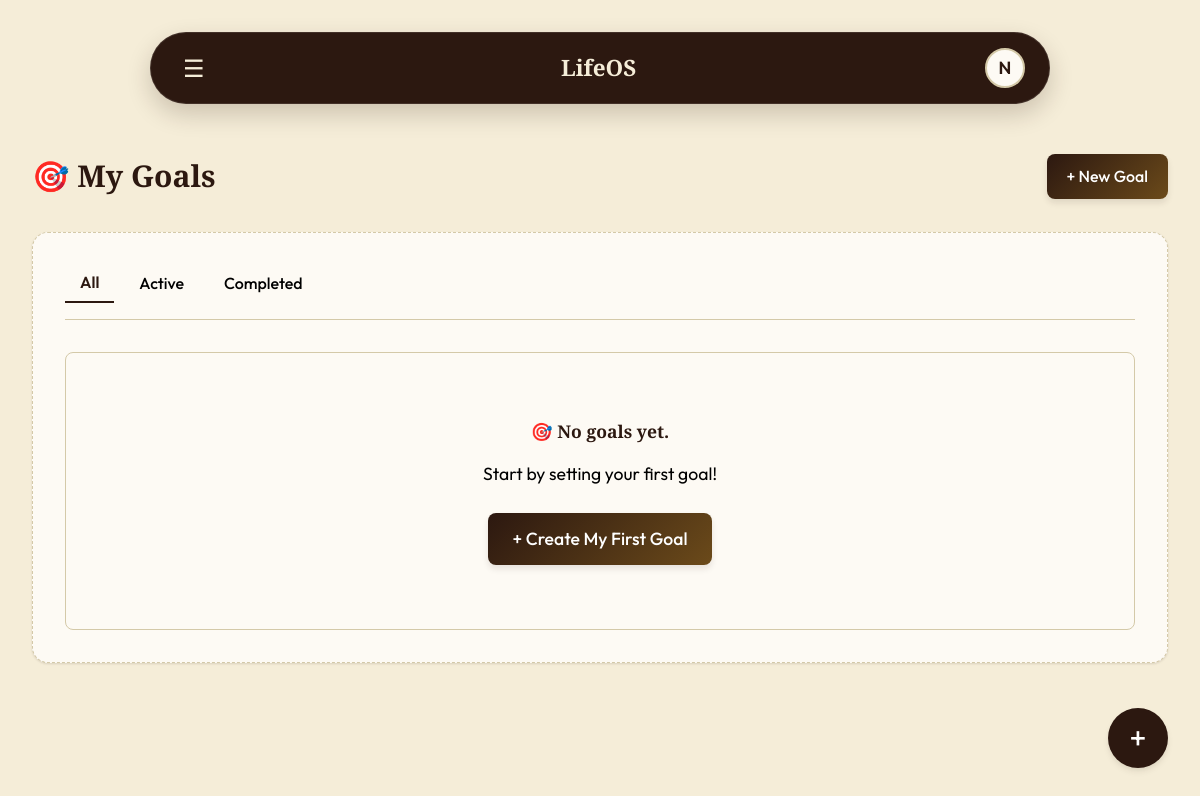
Page /goals/ (signed in) on the earlier database version.
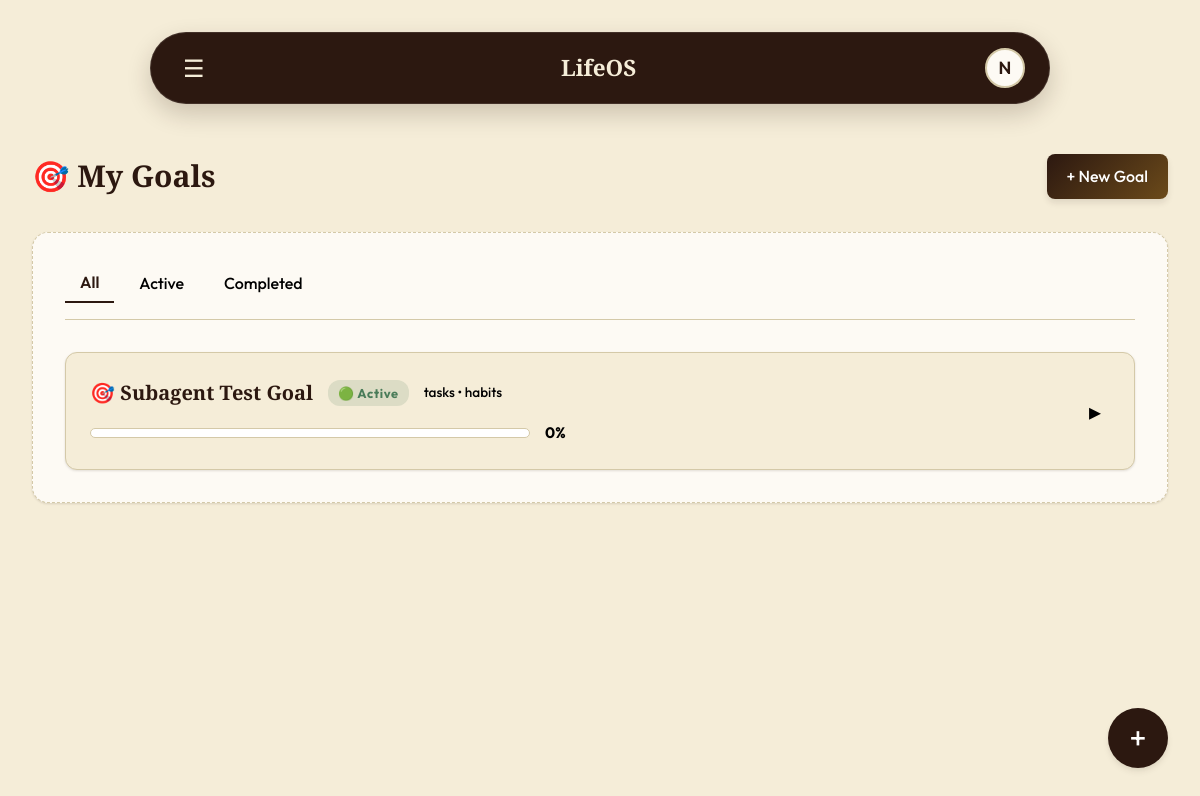
Same page on the later database version.
### lifeos_app/models.py (models this page shows, shortened)
class Goal(models.Model):
    GOAL_TYPE_CHOICES = [
        ('task_based', 'Task Based'),
        ('habit_based', 'Habit Based'),
    ]
    STATUS_CHOICES = [
        ('Active', 'Active'),
        ('Completed', 'Completed'),
    ]
    user = models.ForeignKey(
        User,
        on_delete=models.CASCADE
    )
    title = models.CharField(max_length=200)
    description = models.TextField(
        blank=True,
        null=True
    )
    goal_type = models.CharField(
        max_length=20,
        choices=GOAL_TYPE_CHOICES,
        default='task_based'
    )
    target_days = models.IntegerField(
        null=True,
        blank=True,
        help_text='Only for Habit Based goals'
    )
    status = models.CharField(
        max_length=20,
        choices=STATUS_CHOICES,
        default='Active'
    )
    created_at = models.DateTimeField(
        auto_now_add=True
    )
    completed_at = models.DateTimeField(
        null=True,
        blank=True
    )
    @property
    def progress_percentage(self):
        if self.goal_type == 'task_based':
            tasks = self.tasks.all()
            if not tasks.exists():
                return 0
        return 0

### lifeos_app/views.py (the view)
# urls.py: path('goals/', views.goals_list, name='goals_list'),
@login_required
def goals_list(request):
    goals = Goal.objects.filter(
        user=request.user
    ).order_by('-created_at')
    for goal in goals:
        goal.progress = goal.progress_percentage
        goal.show_complete_prompt = (
            goal.progress == 100 and
            goal.status == 'Active'
        )
    context = {
        'goals': goals,
        'active_goals': goals.filter(status='Active'),
        'completed_goals': goals.filter(
            status='Completed'
        ),
    }
    return render(request, 'goals.html', context)

### lifeos_app/context_processors.py (called while the page is built)
def overdue_tasks_count(request):
    if request.user.is_authenticated:
        today = datetime.date.today()
        count = Task.objects.filter(
            user=request.user,
            status='Pending',
            due_date__lt=today
        ).count()
        return {'overdue_count': count}
    return {'overdue_count': 0}

### templates/goals.html (shortened to what this page needs)
{% extends 'base.html' %}
{% load static %}
{% block content %}
<div class="dashboard-header" style="margin-bottom: 2rem;">
    <h1 style="color: var(--color-primary);">🎯 My Goals</h1>
    <button class="btn btn-primary" id="newGoalBtn" style="padding: 0.6rem 1.25rem; font-size: 1rem;">+ New Goal</button>
</div>
<div class="canvas-panel">
<div class="tabs-container" style="display:flex; gap:10px; margin-bottom:2rem; border-bottom:1px solid var(--border-color); padding-bottom:1rem;">
    <button class="filter-tab active" data-filter="All" style="background:none; border:none; font-weight:600; padding:5px 15px; cursor:pointer; color:var(--color-primary); border-bottom:2px solid var(--color-primary); font-size:1rem; transition: color 0.2s;">All</button>
    <button class="filter-tab" data-filter="Active" style="background:none; border:none; font-weight:500; padding:5px 15px; cursor:pointer; color:var(--text-secondary); font-size:1rem; transition: color 0.2s;">Active</button>
    <button class="filter-tab" data-filter="Completed" style="background:none; border:none; font-weight:500; padding:5px 15px; cursor:pointer; color:var(--text-secondary); font-size:1rem; transition: color 0.2s;">Completed</button>
</div>
<div id="goalsContainer" style="display:flex; flex-direction:column; gap:1.5rem;">
    {% for goal in goals %}
    <div class="card goal-card {% if goal.status == 'Completed' %}completed-row{% endif %}" data-status="{{ goal.status }}" data-progress="{{ goal.progress|floatformat:0 }}" style="padding: 0; transition: box-shadow 0.2s ease; display: block;">
        <div class="goal-header" onclick="toggleGoal('{{ goal.id }}')" style="cursor:pointer; display:flex; justify-content:space-between; align-items:center; padding: 1.5rem; transition: background 0.2s;">
            <div style="display:flex; flex-direction:column; gap:12px; flex-grow:1; margin-right: 20px;">
                <div style="display:flex; align-items:center; gap: 15px; flex-wrap:wrap;">
                    <h4 style="margin:0; font-size:1.25rem;">🎯 {{ goal.title }}</h4>
                    {% if goal.status == 'Active' %}
                        <span style="font-size:0.8rem; background:rgba(74, 124, 89, 0.15); color:var(--color-success); padding:3px 10px; border-radius:12px; font-weight:700; letter-spacing:0.05em;">🟢 Active</span>
                    {% else %}
                        <span style="font-size:0.8rem; background:var(--color-surface-2); color:var(--color-text-muted); padding:3px 10px; border-radius:12px; font-weight:700; letter-spacing:0.05em;">✅ Completed</span>
                    {% endif %}
                    <span style="font-size:0.85rem; color:var(--text-secondary); font-weight:500;">{{ goal.total_tasks }} tasks • {{ goal.habit_count }} habits</span>
                </div>
                <div style="display:flex; align-items:center; gap:15px; width: 100%; max-width: 500px;">
                    <div style="flex-grow:1; height:10px; background:var(--color-surface-2); border-radius:5px; overflow:hidden; border: 1px solid var(--border-color);">
                    </div>
                    <span style="font-size:0.95rem; font-weight:700; width:45px; color:var(--{{ goal.progress_color }}-color);">{{ goal.progress|floatformat:0 }}%</span>
                </div>
            </div>
            <div class="expand-icon" id="toggle-{{ goal.id }}" style="font-size: 1.5rem; color: var(--text-secondary); transition: transform 0.3s ease; width: 30px; text-align:center;">▸</div>
        </div>
    </div>
    {% empty %}
    <div id="emptyGlobalPlaceholder" style="text-align:center; padding: 4rem 0; background: var(--card-bg); border-radius: 0.5rem; border: 1px solid var(--border-color);">
        <h3 style="margin-bottom:15px;">🎯 No goals yet.</h3>
        <p style="color:var(--text-secondary); margin-bottom: 25px; font-size:1.1rem;">Start by setting your first goal!</p>
        <button class="btn btn-primary" onclick="document.getElementById('newGoalBtn').click()" style="padding:0.75rem 1.5rem; font-size:1.1rem;">+ Create My First Goal</button>
    </div>
    {% endfor %}
</div>
</div>
{% endblock %}

Differences in the rows shown:
added Goal: title "Subagent Test Goal", status "🟢 Active", progress "0"
Other differences:
text no longer shown: "🎯 No goals yet. Start by setting your first goal! + Create My First Goal"
